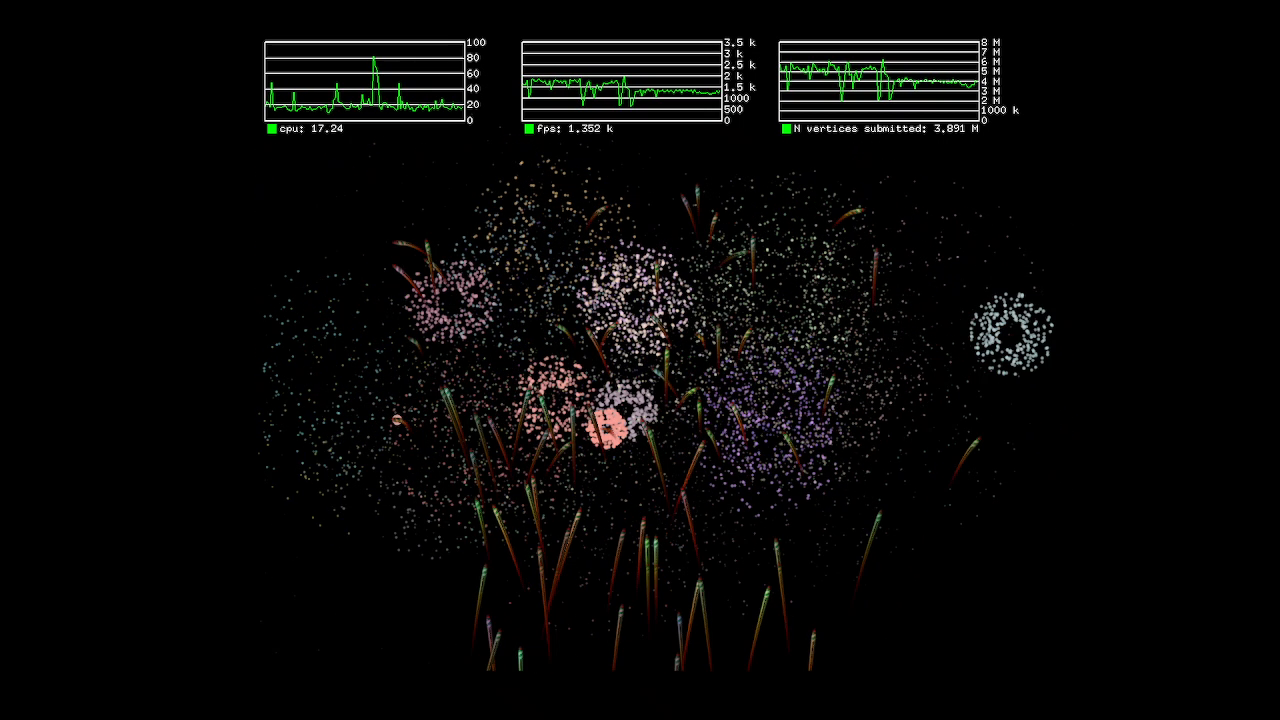
#> input picture firework-thumbnail.png, 1280 x 720 px
$ python preprocess_textures.py ../firework-thumbnail.png
#> lines starting #> are read from the running program, lines starting #| are printed output that depends on the picture
#!/usr/bin/env python3
import os
import struct
import sys

try:
    from PIL import Image
except ImportError:
    print("Error: Pillow is required. Install with: pip install Pillow")
    sys.exit(1)


def process_image(filepath):
#> called with filepath = '../firework-thumbnail.png'
    if not filepath.endswith(".png"):
        return

    outpath = filepath + ".raw_tex"
    print(f"Processing {filepath} -> {outpath}")

    try:
        with Image.open(filepath) as img:
            # OpenGL expects the origin at the bottom-left, so we flip vertically
#> img is the input picture: PIL image 1280x720 RGB; mean R, G, B 8, 7.6, 7
            img = img.transpose(Image.FLIP_TOP_BOTTOM)
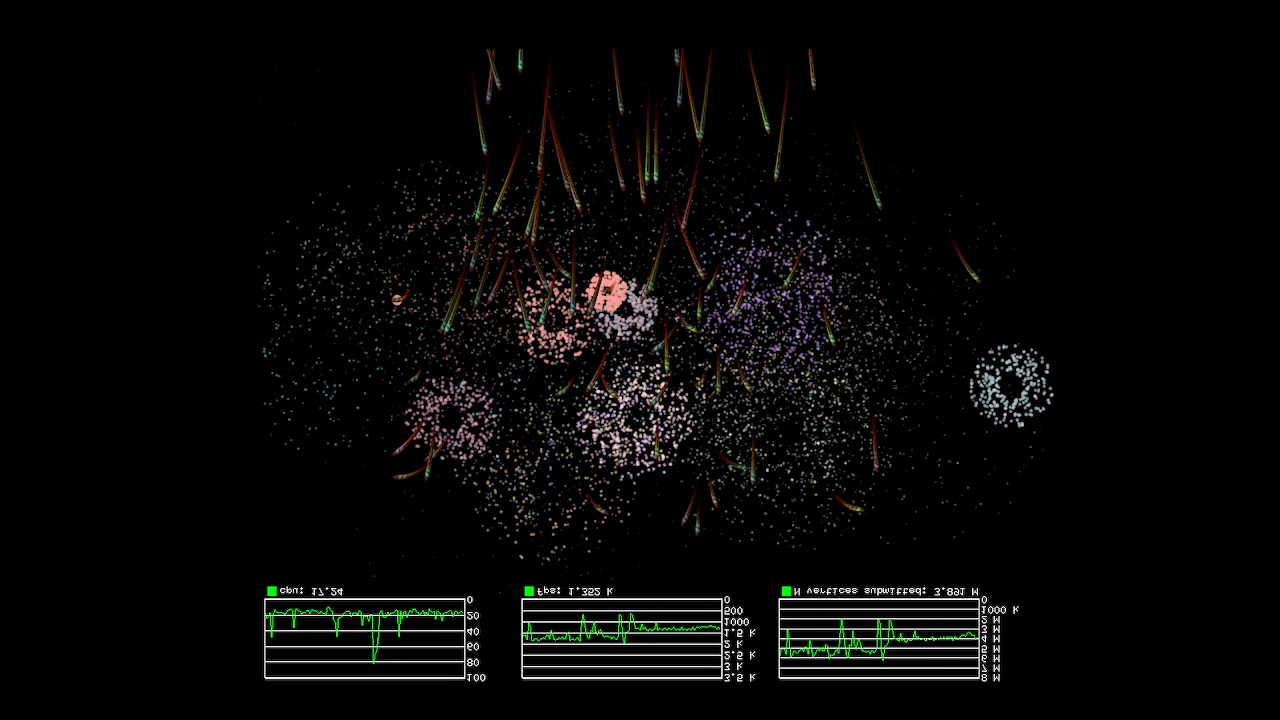
#> img: PIL image 1280x720 RGB; mean R, G, B 8, 7.6, 7
            # Ensure the image is in RGBA format
            img = img.convert("RGBA")
#> img: PIL image 1280x720 RGBA
            width, height = img.size
#> width = 1280; height = 720
            pixels = img.tobytes()

            with open(outpath, "wb") as f:
                # Write 8-byte header (width, height as little-endian u32)
                f.write(struct.pack("<I", width))
                f.write(struct.pack("<I", height))
                # Write raw RGBA pixels
                f.write(pixels)
    except OSError as e:
        print(f"Failed to process {filepath}: {e}")


if __name__ == "__main__":
    if len(sys.argv) > 1:
        target = sys.argv[1]
        if os.path.isfile(target):
            process_image(target)
        else:
            print(f"Error: Target file {target} not found.")
            sys.exit(1)
    else:
        assets_dir = "assets/textures"
        if not os.path.exists(assets_dir):
            print(f"Error: Directory {assets_dir} not found.")
            sys.exit(1)

        for root, dirs, files in os.walk(assets_dir):
            for filename in files:
                process_image(os.path.join(root, filename))
